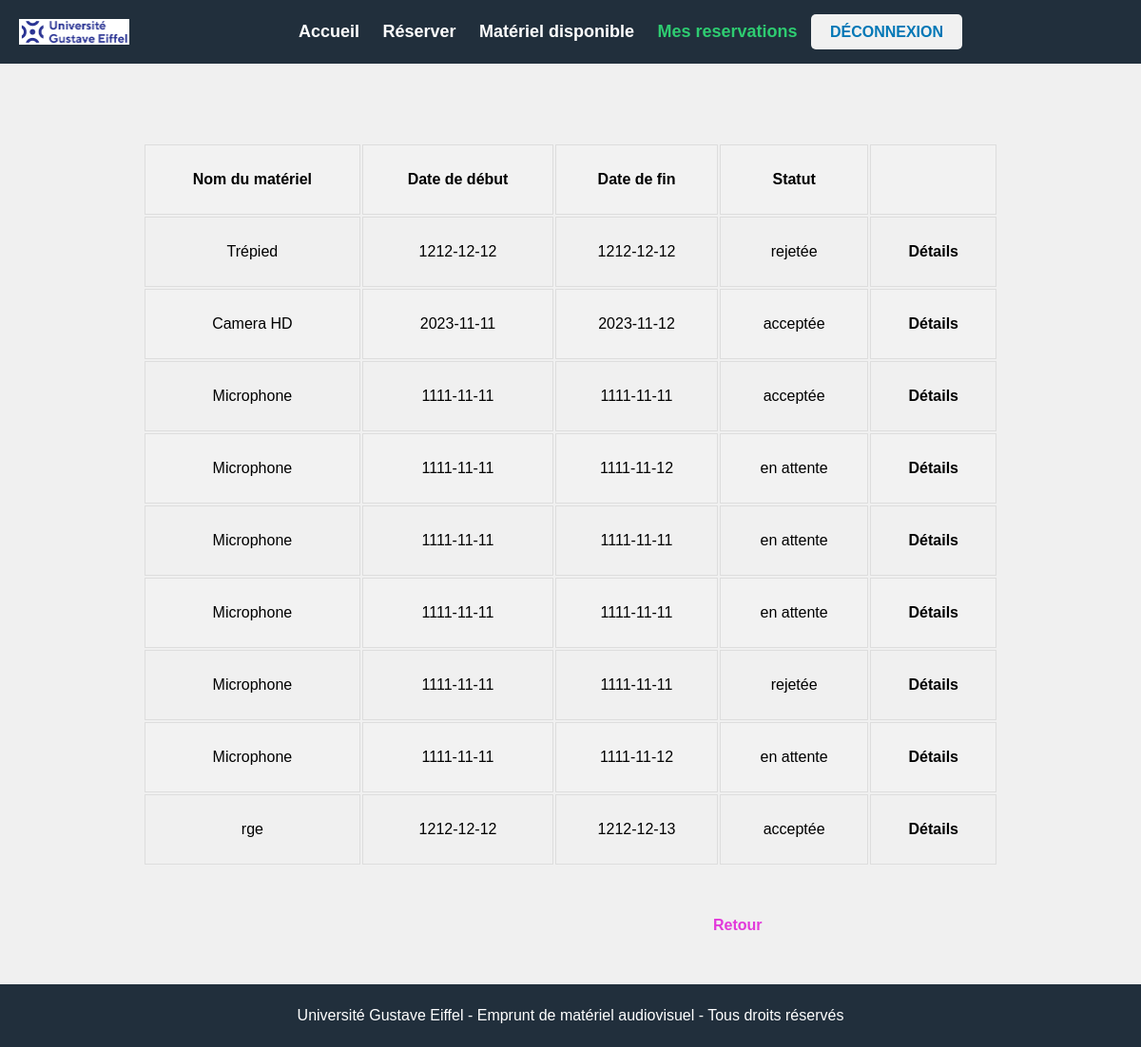
The app's page /reservation_liste.php (signed in) with its own data.
### tables this page shows
CREATE TABLE IF NOT EXISTS `reserve` (
  `ID_utilisateur` int NOT NULL,
  `ID_materiel` int NOT NULL,
  `dateDebut` date DEFAULT NULL,
  `dateFin` date DEFAULT NULL,
  `statut` varchar(255) DEFAULT NULL,
  `ID_reservation` int NOT NULL AUTO_INCREMENT,
  PRIMARY KEY (`ID_reservation`),
  KEY `reserve_Materiel0_FK` (`ID_materiel`),
  KEY `ID_utilisateur` (`ID_utilisateur`,`ID_materiel`) USING BTREE
);

CREATE TABLE IF NOT EXISTS `materiel` (
  `ID_materiel` int NOT NULL,
  `nom` varchar(255) DEFAULT NULL,
  `reference` varchar(255) DEFAULT NULL,
  `type` varchar(255) NOT NULL,
  `description` text,
  PRIMARY KEY (`ID_materiel`)
);

### reservation_liste.php (the view, shortened to what this page needs)
<?php
try {
    $bdd = new PDO(
        'mysql:host=localhost;dbname=location_materiel;charset=utf8',
        'root'
    );
    $bdd->setAttribute(PDO::ATTR_ERRMODE, PDO::ERRMODE_EXCEPTION);
} catch (Exception $e) {
    die(print_r($e));
}
if ($_SESSION['ID_role'] === '2') {
    $query = $query = "SELECT reserve.ID_reservation, utilisateur.nom AS nom_utilisateur, materiel.nom AS nom_materiel, reserve.dateDebut, reserve.dateFin, reserve.statut FROM reserve JOIN utilisateur ON reserve.ID_utilisateur = utilisateur.ID_utilisateur JOIN materiel ON reserve.ID_materiel = materiel.ID_materiel WHERE reserve.statut IN ('en attente', 'acceptée', 'rejetée')";
    ;
} else {
    $id_utilisateur = $_SESSION['ID_utilisateur'];
    $query = "SELECT reserve.ID_reservation, utilisateur.nom AS nom_utilisateur, materiel.nom AS nom_materiel, reserve.dateDebut, reserve.dateFin, reserve.statut FROM reserve JOIN utilisateur ON reserve.ID_utilisateur = utilisateur.ID_utilisateur JOIN materiel ON reserve.ID_materiel = materiel.ID_materiel WHERE reserve.ID_utilisateur = :id_utilisateur";
}
$stmt = $bdd->prepare($query);
if ($_SESSION['ID_role'] !== '2') {
    $stmt->bindParam(':id_utilisateur', $id_utilisateur, PDO::PARAM_INT);
}
$stmt->execute();
$reservations = $stmt->fetchAll(PDO::FETCH_ASSOC);
?>
<!DOCTYPE html>
<html lang="fr">
<head>
    <link rel="stylesheet" href="styles/reservation_liste.css" />
</head>
<body>
<header>
      <nav>
        <img src = "ressources/logouniv.png">
        <ul>
          <li><a href="a_SAE203.php">Accueil</a></li>
          <li><a href="reservation.php">Réserver</a></li>
          <li><a href="liste.php">Matériel disponible</a></li>
          <li><a id="accueil" href="reservation_liste.php">Mes reservations</a></li>
          <a href="deconnexion.php" class="btn btn-danger btn-lg">Déconnexion</a>
        </ul>
      </nav>
    </header>
    <div id="div_tab">
    <?php if ($_SESSION['ID_role'] === '2') { ?>
        <table>
            <thead>
                <tr>
                    <th>Nom de l'utilisateur</th>
                    <th>Nom du matériel</th>
                    <th>Date de début</th>
                    <th>Date de fin</th>
                    <th>Statut</th>
                    <th></th>
                </tr>
            </thead>
            <tbody>
                <?php foreach ($reservations as $reservation) { ?>
                    <?php if ($reservation['statut'] === 'en attente') { ?>
                        <tr>
                            <td><?php echo $reservation['nom_utilisateur']; ?></td>
                            <td><?php echo $reservation['nom_materiel']; ?></td>
                            <td><?php echo $reservation['dateDebut']; ?></td>
                            <td><?php echo $reservation['dateFin']; ?></td>
                            <td><?php echo $reservation['statut']; ?></td>
                            <td>
                                <a href="reservation_detail.php?id=<?php echo $reservation['ID_reservation']; ?>">Détails</a>
                            </td>
                        </tr>
                    <?php } ?>
                <?php } ?>
            </tbody>
        </table>
                    </div>
        <h1>Liste de mes réservations</h1>
        <table>
            <thead>
                <tr>
                    <th>Nom de l'utilisateur</th>
                    <th>Nom du matériel</th>
                    <th>Date de début</th>
                    <th>Date de fin</th>
                    <th>Statut</th>
                    <th></th>
                </tr>
            </thead>
            <tbody>
                <?php foreach ($reservations as $reservation) { ?>
                    <?php if ($reservation['statut'] !== 'en attente') { ?>
                        <tr>
                            <td><?php echo $reservation['nom_utilisateur']; ?></td>
                            <td><?php echo $reservation['nom_materiel']; ?></td>
                            <td><?php echo $reservation['dateDebut']; ?></td>
                            <td><?php echo $reservation['dateFin']; ?></td>
                            <td><?php echo $reservation['statut']; ?></td>
                            <td>
                                <a href="reservation_detail.php?id=<?php echo $reservation['ID_reservation']; ?>">Détails</a>
                            </td>
                        </tr>
                    <?php } ?>
                <?php } ?>
            </tbody>
        </table>
    <?php } else { ?>
        <table>
            <thead>
                <tr>
                    <th>Nom du matériel</th>
                    <th>Date de début</th>
                    <th>Date de fin</th>
                    <th>Statut</th>
                    <th></th>
                </tr>
            </thead>
            <tbody>
                <?php foreach ($reservations as $reservation) { ?>
                    <tr>
                        <td><?php echo $reservation['nom_materiel']; ?></td>
                        <td><?php echo $reservation['dateDebut']; ?></td>
                        <td><?php echo $reservation['dateFin']; ?></td>
                        <td><?php echo $reservation['statut']; ?></td>
                        <td>
                            <a href="reservation_detail.php?id=<?php echo $reservation['ID_reservation']; ?>">Détails</a>
                        </td>
                    </tr>
                <?php } ?>
            </tbody>
        </table>
    <?php } ?>
    <a id="back"href="javascript:history.go(-1)">Retour</a>
    <footer>
      <p>Université Gustave Eiffel - Emprunt de matériel audiovisuel - Tous droits réservés</p>
    </footer>
</body>
</html>

### Styles/reservation_liste.css (style rules this page uses)
header { background-color: #0077b6; justify-content: space-between; align-items: center; padding: 20px; font-weight: bold; }
header { scroll-behavior: smooth; background-color:#212F3C; opacity:100%; padding: 20px; top: 0; width: 100%; z-index: 1; justify-content: flex-end!important; align-items: center!important; text-align: center!important; position: fixed; }
.btn { background-color: #f1f1f1; color: #0077b6; border: none; padding: 10px 20px; border-radius: 5px; font-size: 16px; text-transform: uppercase; cursor: pointer; transition: all 0.3s ease; }
nav ul { list-style: none; margin: 0; padding: 0; }
nav ul li { display: inline-block; }
nav ul li a { color: white; padding: 10px; text-decoration: none; transition: .4s; border-radius: 5px; font-size: 18px; font-weight: 700; text-align: center; }
img { width: 116px; height: 27px; float:left; }
table { width: 75%; margin-left: auto; margin-right: auto; margin-bottom:50px; }
th, td { padding: 24px; text-align: center; border: 1px solid #ddd; }
th { background-color: #f2f2f2; }
tbody tr:nth-child(even) { background-color: #f2f2f2; }
a { text-decoration: none; color: blue; }
* { margin: 0; padding: 0; box-sizing: border-box; }
body { font-family: Arial, sans-serif; font-size: 16px; line-height: 1.5; background-color: #f0f0f0; }
header { scroll-behavior: smooth; background-color:#212F3C; opacity:100%; padding: 20px; top: 0; width: 100%; z-index: 1; justify-content: flex-end!important; align-items: center!important; text-align: center!important; position:absolute; }
footer { background-color:#212F3C; opacity:100%; color: #fff; text-align: center; padding: 20px; position:relative; bottom:0; width: 100%; margin-top:50px; }
footer p { font-size: 16px; margin: 0; line-height: 1.6; }
a { color:black; font-weight:bold; transition:.5s; }
#accueil { color:#2ECC71; }
#back { margin-left:750px; color:#E239DA; }
#div_tab { margin-top: 150px; }

### records on screen
reserve: ID_materiel.nom "Trépied", dateDebut "1212-12-12", dateFin "1212-12-12", statut "rejetée"
reserve: ID_materiel.nom "Camera HD", dateDebut "2023-11-11", dateFin "2023-11-12", statut "acceptée"
reserve: ID_materiel.nom "Microphone", dateDebut "1111-11-11", dateFin "1111-11-11", statut "acceptée"
reserve: ID_materiel.nom "Microphone", dateDebut "1111-11-11", dateFin "1111-11-12", statut "en attente"
reserve: ID_materiel.nom "Microphone", dateDebut "1111-11-11", dateFin "1111-11-11", statut "en attente"
reserve: ID_materiel.nom "Microphone", dateDebut "1111-11-11", dateFin "1111-11-11", statut "en attente"
reserve: ID_materiel.nom "Microphone", dateDebut "1111-11-11", dateFin "1111-11-11", statut "rejetée"
reserve: ID_materiel.nom "Microphone", dateDebut "1111-11-11", dateFin "1111-11-12", statut "en attente"
reserve: ID_materiel.nom "rge", dateDebut "1212-12-12", dateFin "1212-12-13", statut "acceptée"
